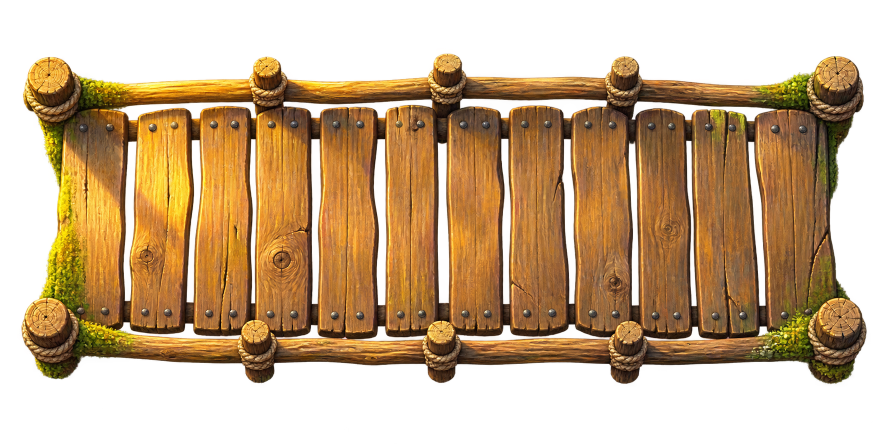
#> input picture src/assets/storybook/timber-bridge-source.png, 1774 x 887 px (shown at 1/2 size)
$ python build_ui_textures.py
#> lines starting #> are read from the running program, lines starting #| are printed output that depends on the picture; after the words box and inside, x2 and y2 are one past the last pixel; in counts of white or black regions, pixels touching at a corner belong together
#> in plank_rows, `board = Image.new('RGB', (width, height))`: board: PIL image 600x150 RGB; every value is 0
"""Build the storybook UI textures from the game's own painted art.

Outputs to src/assets/ui/:
    board.png        warm plank board with a bevelled rim and iron nails (9-slice, 28px)
    board-dark.png   the same board stained dark, for HUD plaques that carry light text
    plank-tile.png   a strip of planks that tiles sideways, for wide bars (market header/footer)
    parchment.png    aged paper with deckled, lightly burnt edges (9-slice, 56px)
    ribbon.png       a forest-green cloth ribbon with notched tails (9-slice left/right, 64px)
    seal.png         a red wax seal for the level badge

The planks are cut from the painted timber bridge (src/assets/storybook/timber-bridge-source.png),
so the UI wood matches the wood in the world.

Usage: python scripts/build_ui_textures.py   (needs Pillow and numpy)
"""
import math
import os
import random

import numpy as np
from PIL import Image, ImageDraw, ImageFilter

ROOT = os.path.normpath(os.path.join(os.path.dirname(os.path.abspath(__file__)), '..'))
OUT = f'{ROOT}/src/assets/ui'
BRIDGE = f'{ROOT}/src/assets/storybook/timber-bridge-source.png'
random.seed(7)
rng = np.random.default_rng(7)

# Clean stretches of plank between the nail rows, as (left, right) columns on the bridge.
PLANKS = [(282, 372), (407, 494), (522, 612), (652, 742), (782, 868), (906, 994), (1032, 1122), (1157, 1247), (1283, 1372), (1407, 1490)]
PLANK_TOP, PLANK_BOTTOM = 280, 598


def plank(i):
    """One plank, turned so its grain runs sideways."""
#> called with i = 0
    left, right = PLANKS[i % len(PLANKS)]
    return Image.open(BRIDGE).convert('RGB').crop((left, PLANK_TOP, right, PLANK_BOTTOM)).rotate(90, expand=True)
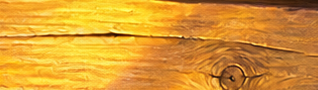
#> returned value: PIL image 318x90 RGB; mean R, G, B 218.2, 153.8, 49.9


def plank_rows(width, height, rows, start=0):
    """Rows of planks laid end to end, with dark seams between rows and butt joints within them."""
    board = Image.new('RGB', (width, height))
    row_h = height / rows
    for r in range(rows):
        top, bottom = round(r * row_h), round((r + 1) * row_h)
        a, b = plank(start + r * 3), plank(start + r * 3 + 1)
        joint = random.randint(width // 3, width * 2 // 3)
        board.paste(a.resize((joint, bottom - top), Image.LANCZOS), (0, top))
        board.paste(b.resize((width - joint, bottom - top), Image.LANCZOS), (joint, top))
        d = ImageDraw.Draw(board)
        d.line([(joint, top), (joint, bottom)], fill=(58, 34, 16), width=2)
        if r:
            d.line([(0, top - 1), (width, top - 1)], fill=(52, 30, 14), width=3)
            d.line([(0, top + 2), (width, top + 2)], fill=(214, 160, 96), width=1)
    return board


def rounded_mask(size, radius):
    mask = Image.new('L', size, 0)
    ImageDraw.Draw(mask).rounded_rectangle([0, 0, size[0] - 1, size[1] - 1], radius=radius, fill=255)
    return mask


def bevel(img, depth, dark, light):
    """Darken towards the rim and catch a highlight along the top: a carved, bevelled edge."""
#> called with depth = 16, dark = 0.62, light = 0.28
    w, h = img.size
#> w = 600; h = 150
    a = np.asarray(img).astype(float)
    y, x = np.mgrid[0:h, 0:w]
    edge = np.minimum.reduce([x, y, w - 1 - x, h - 1 - y]).astype(float)
    shade = np.clip(1 - edge / depth, 0, 1) ** 1.6
    a = a * (1 - shade[..., None] * dark)
    a[:2, :, :] = a[:2, :, :] * (1 - light) + 255 * light
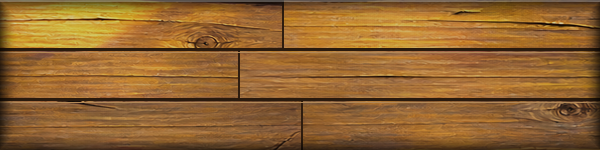
#> a: shape (150, 600, 3) float64; mean R, G, B 145.8, 100.8, 49.4
    return Image.fromarray(np.clip(a, 0, 255).astype('uint8'))
#> returned value: PIL image 600x150 RGB


def nail(draw, x, y, r=4.5):
    draw.ellipse([x - r - 1, y - r - 1, x + r + 1, y + r + 1], fill=(40, 26, 16))
    draw.ellipse([x - r, y - r, x + r, y + r], fill=(88, 86, 84))
    draw.ellipse([x - r * .7, y - r * .75, x + r * .2, y + r * .05], fill=(168, 164, 156))
    draw.ellipse([x - r * .35, y - r * .45, x - r * .05, y - r * .15], fill=(226, 222, 212))


def build_board(dark=False):
    w, h = 600, 150
    board = plank_rows(w, h, 3, start=4 if dark else 0)
    a = np.asarray(board).astype(float)
    grey = a.mean(axis=2, keepdims=True)
    # stain: dark for HUD plaques, and a gentler honey tone than the sunlit bridge for buttons
    a = (a * .75 + grey * .25) * .5 if dark else (a * .88 + grey * .12) * .86
    board = Image.fromarray(np.clip(a, 0, 255).astype('uint8'))
    board = bevel(board, 16, .62, .28 if not dark else .12)
    d = ImageDraw.Draw(board)
    d.rounded_rectangle([0, 0, w - 1, h - 1], radius=13, outline=(34, 19, 8), width=3)
    d.rounded_rectangle([3, 3, w - 4, h - 4], radius=11, outline=(232, 178, 108) if not dark else (130, 92, 56), width=1)
    for x, y in [(15, 15), (w - 15, 15), (15, h - 15), (w - 15, h - 15)]:
        nail(d, x, y)
    out = board.convert('RGBA')
    out.putalpha(rounded_mask((w, h), 13))
#> in rounded_mask, `mask = Image.new('L', size, 0)`: mask: PIL image 600x150 L; every value is 0
#> in rounded_mask, `ImageDraw.Draw(mask).rounded_rectangle([0, 0, size[0] - 1, size[1] - 1..`:
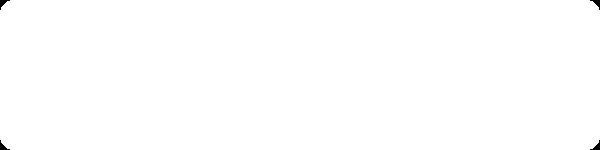
#> mask: PIL image 600x150 L; 99.8% white; 4 black regions, box (x1, y1, x2, y2) and area: (0, 0, 10, 10) 40, (590, 0, 600, 10) 40, (0, 140, 10, 150) 40, (590, 140, 600, 150) 40
#> call 2 of build_board, with dark = True
#> call 2 of plank_rows, with width = 600, height = 150, rows = 3, start = 4
#> in plank_rows (call 2), `board.paste(b.resize((width - joint, bottom - top), Image.LANCZOS), (j..`:
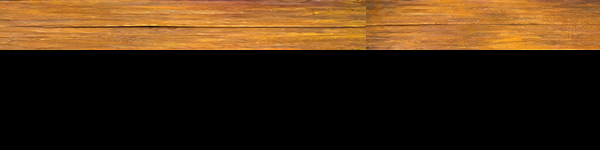
#> board: PIL image 600x150 RGB; mean R, G, B 64.9, 41.8, 18.1
#> in build_board (call 2), `grey = a.mean(axis=2, keepdims=True)`:
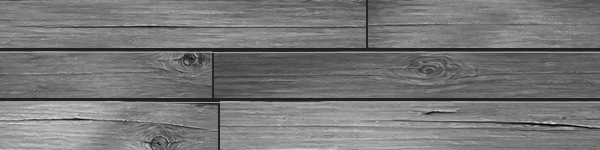
#> grey: shape (150, 600, 1) float64; min 5.67, max 222.7, mean 119.2
#> in bevel (call 2), `a[:2, :, :] = a[:2, :, :] * (1 - light) + 255 * light`: a: shape (150, 600, 3) float64; mean R, G, B 78, 56.1, 31.6
#> in build_board (call 2), `out = board.convert('RGBA')`:
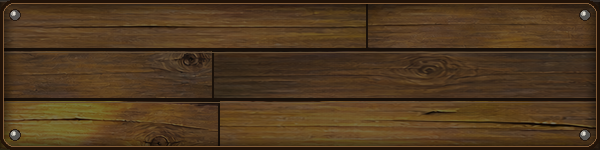
#> out: PIL image 600x150 RGBA; mean R, G, B, A 78.6, 56.2, 31.6, 255
    out.save(f'{OUT}/board-dark.png' if dark else f'{OUT}/board.png')


def build_plank_tile():
    """Planks whose left and right edges meet, so the strip can repeat sideways."""
    w, h = 512, 96
    strip = plank_rows(w, h, 2, start=2)
#> in plank_rows (call 3), `board = Image.new('RGB', (width, height))`: board: PIL image 512x96 RGB; every value is 0
#> in plank (call 13), `return Image.open(BRIDGE).convert('RGB').crop((left, PLANK_TOP, right,..`:
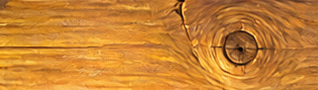
#> returned value: PIL image 318x90 RGB; mean R, G, B 200.5, 130, 50.6
    a = np.asarray(strip).astype(float)
    blend = 48
    mirror = a[:, ::-1]
    ramp = np.clip(np.minimum(np.arange(w), w - 1 - np.arange(w)) / blend, 0, 1)[None, :, None]
    a = a * ramp + mirror * (1 - ramp)
    a = a * .92
    Image.fromarray(np.clip(a, 0, 255).astype('uint8')).save(f'{OUT}/plank-tile.png')


def smooth_noise(w, h, cell):
    small = rng.random((max(2, h // cell + 2), max(2, w // cell + 2)))
    return np.asarray(Image.fromarray((small * 255).astype('uint8')).resize((w, h), Image.BICUBIC)).astype(float) / 255


def build_parchment():
    w, h = 720, 540
    base = np.array([238, 222, 183], dtype=float)
    mottle = smooth_noise(w, h, 90) * .55 + smooth_noise(w, h, 30) * .3 + smooth_noise(w, h, 8) * .15
    fibre = rng.normal(0, 1, (h, w))
    a = base[None, None, :] * (0.9 + mottle[..., None] * 0.16) + fibre[..., None] * 3.2
    # a few faint age spots
    y, x = np.mgrid[0:h, 0:w]
    for _ in range(9):
        cx, cy, r = rng.uniform(60, w - 60), rng.uniform(60, h - 60), rng.uniform(18, 60)
        spot = np.exp(-(((x - cx) ** 2 + (y - cy) ** 2) / (2 * r * r)))
        a -= spot[..., None] * np.array([10, 14, 22]) * rng.uniform(.4, 1)
    # deckled edge: the distance to the edge, roughened with noise
    edge = np.minimum.reduce([x, y, w - 1 - x, h - 1 - y]).astype(float)
    rough = edge - (smooth_noise(w, h, 14) * 9 + smooth_noise(w, h, 4) * 3)
    burn = np.clip(1 - rough / 34, 0, 1) ** 1.8
    burnt = np.array([122, 78, 38], dtype=float)
    a = a * (1 - burn[..., None] * .8) + burnt[None, None, :] * burn[..., None] * .8
    rim = np.clip(1 - rough / 6, 0, 1)
    a = a * (1 - rim[..., None] * .5)
    alpha = np.clip((rough - 1) * 90, 0, 255)
    img = Image.fromarray(np.clip(a, 0, 255).astype('uint8')).convert('RGBA')
    img.putalpha(Image.fromarray(alpha.astype('uint8')).filter(ImageFilter.GaussianBlur(.6)))
    img.save(f'{OUT}/parchment.png')


def build_ribbon():
    w, h = 520, 76
    img = Image.new('RGBA', (w, h), (0, 0, 0, 0))
    d = ImageDraw.Draw(img)
    top, bottom, notch, tail = 10, 66, 22, 40
    cloth = [(0, top), (w, top), (w - notch, (top + bottom) / 2), (w, bottom), (0, bottom), (notch, (top + bottom) / 2)]
    d.polygon(cloth, fill=(46, 88, 56, 255))
    a = np.asarray(img).astype(float)
    y = np.arange(h)[:, None]
    shade = 1.12 - (y - top) / (bottom - top) * .35
    a[..., :3] *= shade[..., None]
    img = Image.fromarray(np.clip(a, 0, 255).astype('uint8'))
    d = ImageDraw.Draw(img)
    # folds where the tails tuck behind the band
    for x0, x1 in [(tail, tail + 10), (w - tail - 10, w - tail)]:
        d.polygon([(x0, top), (x1, top), (x1, bottom), (x0, bottom)], fill=(30, 60, 38, 255))
    d.line([(0, top), (w, top)], fill=(20, 40, 26, 255), width=2)
    d.line([(0, bottom), (w, bottom)], fill=(20, 40, 26, 255), width=2)
    for yy in (top + 6, bottom - 6):   # gold stitching
        for x in range(tail + 16, w - tail - 16, 12):
            d.line([(x, yy), (x + 6, yy)], fill=(224, 190, 110, 255), width=2)
    img.save(f'{OUT}/ribbon.png')


def build_seal():
    s = 112
    img = Image.new('RGBA', (s, s), (0, 0, 0, 0))
    c = s / 2
    pts = []
    for i in range(48):
        a = i / 48 * math.tau
        r = 46 + math.sin(i * 1.7) * 2.5 + random.uniform(-2.5, 2.5)
        pts.append((c + math.cos(a) * r, c + math.sin(a) * r))
    d = ImageDraw.Draw(img)
    d.polygon(pts, fill=(146, 30, 30, 255))
    arr = np.asarray(img).astype(float)
    y, x = np.mgrid[0:s, 0:s]
    light = np.clip(1.25 - np.hypot(x - c * .8, y - c * .75) / (s * .55), .55, 1.25)
    arr[..., :3] *= light[..., None]
    img = Image.fromarray(np.clip(arr, 0, 255).astype('uint8'))
    d = ImageDraw.Draw(img)
    d.ellipse([c - 32, c - 32, c + 32, c + 32], outline=(96, 16, 18, 255), width=4)
    d.ellipse([c - 30, c - 30, c + 30, c + 30], outline=(214, 88, 76, 255), width=1)
    img.save(f'{OUT}/seal.png')


os.makedirs(OUT, exist_ok=True)
build_board(); build_board(dark=True); build_plank_tile(); build_parchment(); build_ribbon(); build_seal()
print('saved textures to', OUT)
